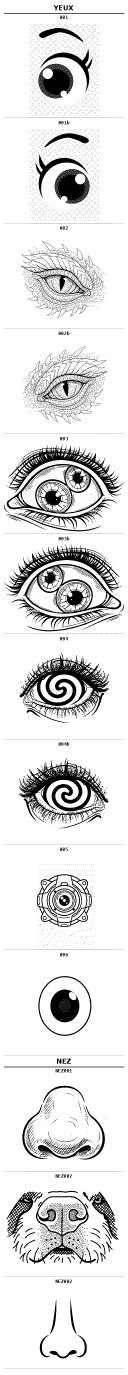
#> input picture IMAGES/bande-yeux-nez-thermique.png, 384 x 4124 px (shown at 1/3 size)
$ python -i thermal.py   (imports and definitions only)
#> lines starting #> are read from the running program, lines starting #| are printed output that depends on the picture; after the words box and inside, x2 and y2 are one past the last pixel; in counts of white or black regions, pixels touching at a corner belong together
"""Couche ESC/POS minimale pour l'imprimante thermique USB EM5820."""

import os
import threading
import time
import unicodedata


DEFAULT_DEVICE = "/dev/usb/lp0"
PRINT_WIDTH = 384


class ThermalPrinter:
    def __init__(self, device=None, width=PRINT_WIDTH, stripe_height=128):
        self.device = device or os.environ.get("THERMAL_PRINTER_DEVICE", DEFAULT_DEVICE)
        self.width = width
        self.stripe_height = stripe_height
        self._lock = threading.Lock()

    def is_available(self):
        return os.path.exists(self.device) and os.access(self.device, os.W_OK)

    def _write(self, payload):
        if not os.path.exists(self.device):
            raise FileNotFoundError(f"Imprimante absente : {self.device}")
        with self._lock:
            with open(self.device, "ab", buffering=0) as output:
                output.write(payload)

    @staticmethod
    def _ascii(text):
        normalized = unicodedata.normalize("NFKD", str(text))
        return normalized.encode("ascii", "ignore")

    def print_text(self, text, align="left", initialize=True):
        alignments = {"left": 0, "center": 1, "right": 2}
        if align not in alignments:
            raise ValueError("align doit être 'left', 'center' ou 'right'")
        payload = b"\x1b@" if initialize else b""
        payload += b"\x1ba" + bytes((alignments[align],))
        payload += self._ascii(text)
        self._write(payload)

    def feed(self, lines=3):
        if not 0 <= lines <= 255:
            raise ValueError("lines doit être compris entre 0 et 255")
        self._write(b"\x1bd" + bytes((lines,)))

    @staticmethod
    def _raster_command(image):
        image = image.convert("1")
        width_bytes = (image.width + 7) // 8
        data = bytearray()
        pixels = image.load()
        for y in range(image.height):
            for byte_x in range(width_bytes):
                value = 0
                for bit in range(8):
                    x = byte_x * 8 + bit
                    if x < image.width and pixels[x, y] == 0:
                        value |= 0x80 >> bit
                data.append(value)
        return (
            b"\x1d\x76\x30\x00"
            + bytes((width_bytes & 0xFF, width_bytes >> 8,
                     image.height & 0xFF, image.height >> 8))
            + data
        )

    def print_image(self, image):
        """Imprime une image Pillow, limitée à la largeur validée de 384 dots."""
        if image.width > self.width:
            raise ValueError(f"Image trop large : {image.width} > {self.width} dots")
        if image.width < self.width:
            from PIL import Image
            canvas = Image.new("1", (self.width, image.height), 1)
            canvas.paste(image.convert("1"), (0, 0))
            image = canvas
        payloads = [b"\x1b@\x1ba\x00"]
        for top in range(0, image.height, self.stripe_height):
            bottom = min(top + self.stripe_height, image.height)
            payloads.append(self._raster_command(image.crop((0, top, self.width, bottom))))
        with self._lock:
            if not os.path.exists(self.device):
                raise FileNotFoundError(f"Imprimante absente : {self.device}")
            with open(self.device, "ab", buffering=0) as output:
                for payload in payloads:
                    output.write(payload)
                    time.sleep(0.08)

>>> from PIL import Image
>>> picture = Image.open('../IMAGES/bande-yeux-nez-thermique.png')
#> picture is the input picture: PIL image 384x4124 1; 88.5% white; 9765 black regions (9527 under 20 px), largest, box (x1, y1, x2, y2) and area: (58, 1957, 327, 2169) 18210, (58, 2273, 326, 2485) 18194, (19, 1333, 371, 1491) 10741
>>> result = ThermalPrinter().print_image(picture)
#> the loop in print_image, `for top in range(0, image.height, self.stripe_height):` made 33 passes
#> pass 1, in _raster_command, `image = image.convert("1")`:
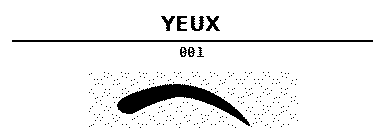
#> image: PIL image 384x128 1; 93.2% white; 331 black regions (322 under 20 px), largest, box (x1, y1, x2, y2) and area: (117, 84, 250, 126) 1783, (12, 40, 373, 42) 722, (191, 16, 204, 31) 113
#> pass 2, in _raster_command (call 2), `image = image.convert("1")`:
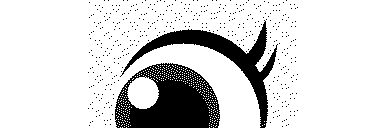
#> image: PIL image 384x128 1; 84.3% white; 445 black regions (443 under 20 px), largest, box (x1, y1, x2, y2) and area: (115, 63, 220, 128) 4372, (120, 20, 278, 128) 2926
#> pass 3, in _raster_command (call 3), `image = image.convert("1")`:
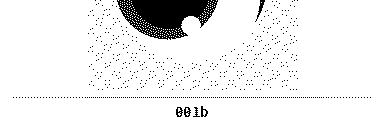
#> image: PIL image 384x128 1; 93.4% white; 581 black regions (575 under 20 px), largest, box (x1, y1, x2, y2) and area: (117, 0, 218, 40) 2450, (255, 0, 265, 22) 59, (176, 107, 183, 117) 41, (184, 107, 191, 117) 41, (201, 106, 208, 117) 40, (193, 107, 200, 117) 26
#> after the loop in print_image, `for top in range(0, image.height, self.stripe_height):`: payloads = 34 items
#> (the run stopped early here; a loop or call above may not have finished)
